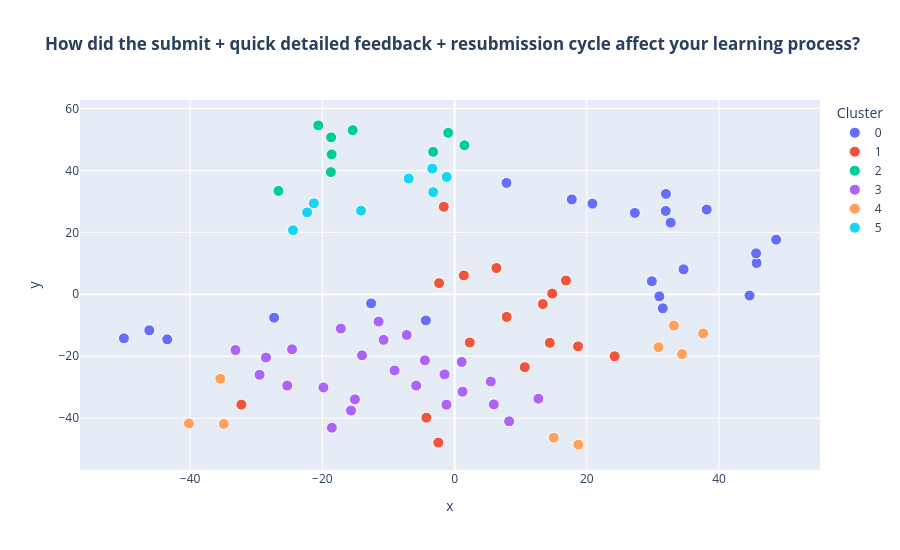
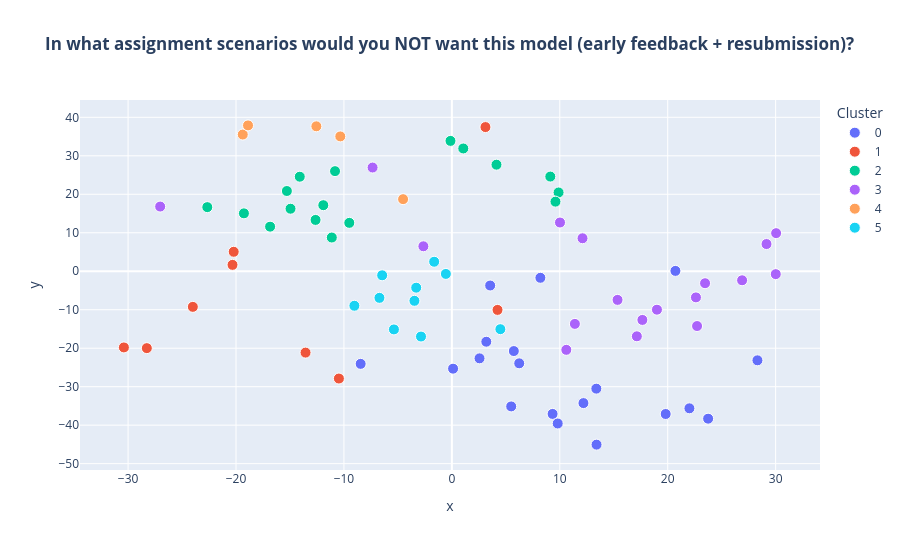
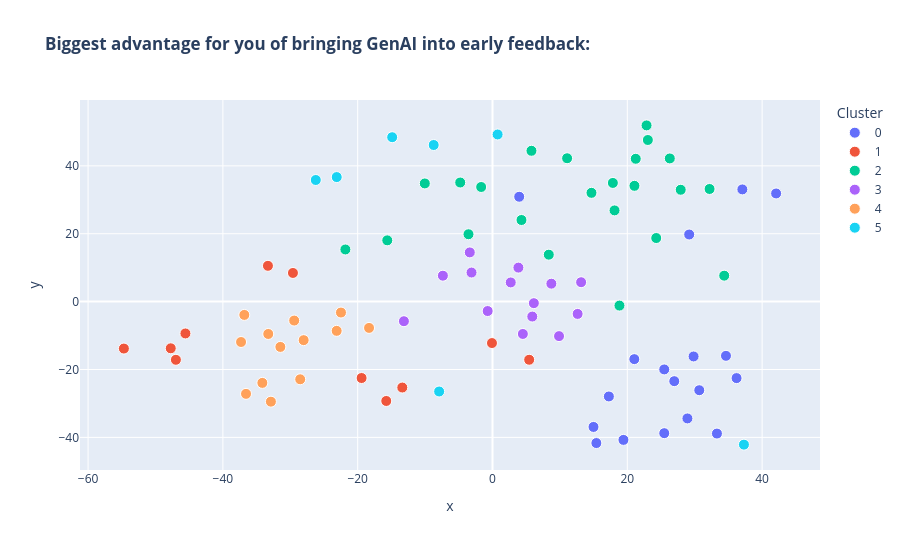
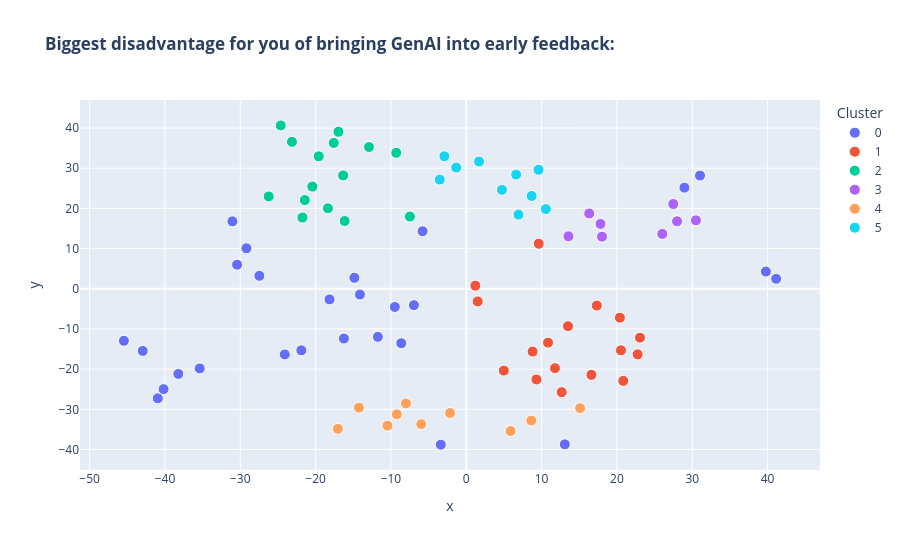

These figures' notebook cell, in order:
### Code cell
# If needed:
# !pip install -q sentence-transformers scikit-learn plotly

import numpy as np
import pandas as pd
import plotly.express as px
from textwrap import fill
from html import escape
from sentence_transformers import SentenceTransformer
from sklearn.cluster import AgglomerativeClustering
from sklearn.manifold import TSNE
from sklearn.feature_extraction.text import CountVectorizer
from sklearn.metrics.pairwise import cosine_similarity
from sklearn.feature_extraction.text import CountVectorizer, TfidfVectorizer

from urllib3.exceptions import NotOpenSSLWarning
import warnings
import re
warnings.resetwarnings()
warnings.filterwarnings(
    "ignore",
    category=RuntimeWarning,
    module=r"sklearn\.utils\.extmath"
)
warnings.filterwarnings("ignore", category=NotOpenSSLWarning)


# ---------- 1) Open-ended columns ----------
open_ended_cols = [
    "How did the submit + quick detailed feedback + resubmission cycle affect your learning process?",
    "In what assignment scenarios would you NOT want this model (early feedback + resubmission)?",
    "Biggest advantage for you of bringing GenAI into early feedback:",
    "Biggest disadvantage for you of bringing GenAI into early feedback:",
    # "One concrete change you recommend for the next milestone feedback process:",
    "What else would you like to share with the instructor and TAs on this topic?"
]

sentence_model = SentenceTransformer("all-MiniLM-L6-v2")


def analyze_open_ended(question_col, min_chars=12):
    s = df_share[question_col].dropna().astype(str).str.strip()
    s = s[s.str.len() >= min_chars]
    docs = s.tolist()
    docs = pd.Series(docs).dropna().astype(str).str.strip()
    docs = docs[docs.str.len() >= 5].drop_duplicates().tolist()


    print("\n" + "=" * 90)
    print(question_col)
    print(f"Usable responses: {len(docs)}")

    if len(docs) < 8:
        print("Too few responses for stable clustering/visualization. Skipping.")
        return

    # Embeddings
    emb = sentence_model.encode(
        docs,
        show_progress_bar=False,
        convert_to_numpy=True,
        normalize_embeddings=True
    ).astype(np.float32)
    emb = np.ascontiguousarray(emb, dtype=np.float32)
    emb = np.nan_to_num(emb, nan=0.0, posinf=1.0, neginf=-1.0)
    perplexity = max(2, min(8, len(emb) - 1))

    # Agglomerative clusters
    n_clusters = min(6, max(2, int(np.sqrt(len(docs) / 2))))
    labels = AgglomerativeClustering(n_clusters=n_clusters, linkage="ward").fit_predict(emb)

    # t-SNE
    tsne = TSNE(
        n_components=2,
        random_state=42,
        perplexity=perplexity,
        init="random",
        learning_rate="auto",
        metric="euclidean",
        method="exact",
        max_iter=2000
    )
    xy = tsne.fit_transform(emb)

    plot_df = pd.DataFrame({
        "x": xy[:, 0],
        "y": xy[:, 1],
        "cluster": labels.astype(str),
        "doc_num": [f"Resp {i+1}" for i in range(len(docs))],
        "document": docs,
        "wrapped_doc": [fill(d, width=60).replace("\n", "<br>") for d in docs]
    }).sort_values("cluster")

    fig = px.scatter(
        plot_df,
        x="x",
        y="y",
        color="cluster",
        custom_data=["doc_num", "wrapped_doc", "cluster"],
        # title=f"t-SNE + Agglomerative: {question_col}",
        title=f"<b>{question_col}</b>",
        labels={"cluster": "Cluster"},
        category_orders={"cluster": [str(i) for i in range(n_clusters)]}
    )

    fig.update_traces(
        marker=dict(size=11, line=dict(width=1, color="white")),
        hovertemplate="<b>%{customdata[0]}</b><br>"
                      "Cluster: %{customdata[2]}<br><br>"
                      "%{customdata[1]}<br>"
                      "<extra></extra>"
    )
    fig.update_layout(width=900, height=550, hoverlabel=dict(align="left"))
    fig.show()

    # Cluster size summary
    size_df = (
        pd.Series(labels, name="cluster")
        .value_counts()
        .sort_index()
        .rename_axis("cluster")
        .reset_index(name="count")
    )
    size_df["pct"] = (size_df["count"] / size_df["count"].sum() * 100).round(1)
    display(size_df)

    # Cluster-unique clause mining (contrastive semantic scoring)
    # We extract sub-sentences and score each clause by how much closer it is to its
    # own cluster than to other clusters.
    clause_records = []
    split_pattern = re.compile(r"(?<=[.!?;:])\s+|\n+")

    for doc_i, text in enumerate(docs):
        parts = [p.strip(" -\t") for p in split_pattern.split(text)]
        for part in parts:
            if len(part) < 20:
                continue
            norm = re.sub(r"\s+", " ", part.lower()).strip()
            clause_records.append({
                "cluster": int(labels[doc_i]),
                "doc_idx": doc_i,
                "clause": part,
                "norm": norm,
            })

    clause_df = pd.DataFrame(clause_records)

    # Build cluster centroids from response embeddings (already normalized embeddings).
    cluster_ids = sorted(set(int(c) for c in labels))
    centroid_map = {}
    for c in cluster_ids:
        idx = np.where(labels == c)[0]
        if len(idx) == 0:
            continue
        v = emb[idx].mean(axis=0)
        v = v / (np.linalg.norm(v) + 1e-12)
        centroid_map[c] = v

    cluster_top_unique_clauses = {c: [] for c in range(n_clusters)}
    ranking_rows = []

    if not clause_df.empty and centroid_map:
        clause_texts = clause_df["clause"].tolist()
        clause_emb = sentence_model.encode(
            clause_texts,
            show_progress_bar=False,
            convert_to_numpy=True,
            normalize_embeddings=True,
        ).astype(np.float64)
        clause_emb = np.ascontiguousarray(np.nan_to_num(clause_emb, nan=0.0, posinf=1.0, neginf=-1.0))

        centroid_ids = sorted(centroid_map.keys())
        centroid_mat = np.vstack([centroid_map[c] for c in centroid_ids]).astype(np.float64)
        centroid_mat = np.ascontiguousarray(np.nan_to_num(centroid_mat, nan=0.0, posinf=1.0, neginf=-1.0))

        # Stable cosine similarity without direct matrix-multiplication on this environment.
        clause_norm = np.linalg.norm(clause_emb, axis=1, keepdims=True)
        centroid_norm = np.linalg.norm(centroid_mat, axis=1, keepdims=True)
        clause_norm[~np.isfinite(clause_norm) | (clause_norm == 0)] = 1.0
        centroid_norm[~np.isfinite(centroid_norm) | (centroid_norm == 0)] = 1.0
        clause_emb = clause_emb / clause_norm
        centroid_mat = centroid_mat / centroid_norm

        sim_cols = [np.sum(clause_emb * centroid_mat[j], axis=1) for j in range(centroid_mat.shape[0])]
        sim_mat = np.column_stack(sim_cols).astype(np.float32)
        sim_mat = np.nan_to_num(sim_mat, nan=0.0, posinf=1.0, neginf=-1.0)

        centroid_col = {c: i for i, c in enumerate(centroid_ids)}

        own_col = clause_df["cluster"].map(centroid_col).to_numpy()
        own_sim = sim_mat[np.arange(len(clause_df)), own_col]

        max_other = np.empty(len(clause_df), dtype=np.float32)
        for i in range(len(clause_df)):
            row = sim_mat[i]
            j = own_col[i]
            if row.shape[0] <= 1:
                max_other[i] = -1.0
            else:
                max_other[i] = np.max(np.delete(row, j))

        clause_df["own_sim"] = own_sim
        clause_df["contrast"] = own_sim - max_other

        # Aggregate near-duplicate clauses inside each cluster.
        agg = (
            clause_df.groupby(["cluster", "norm"], as_index=False)
            .agg(
                clause=("clause", "first"),
                support=("doc_idx", "nunique"),
                mean_contrast=("contrast", "mean"),
                mean_own_sim=("own_sim", "mean"),
            )
        )
        agg["score"] = agg["mean_contrast"] + 0.04 * agg["support"]

        for c in range(n_clusters):
            idx = np.where(labels == c)[0]
            if len(idx) == 0:
                continue

            sub = agg[agg["cluster"] == c].copy()
            # Prefer phrases that appear in multiple responses; fallback if needed.
            sub2 = sub[sub["support"] >= 2].copy()
            if sub2.empty:
                sub2 = sub

            sub2 = sub2.sort_values(
                ["score", "mean_contrast", "support", "mean_own_sim"],
                ascending=False,
            )

            top_clauses = sub2["clause"].head(6).tolist()
            cluster_top_unique_clauses[c] = top_clauses

            for rank, clause in enumerate(top_clauses, start=1):
                ranking_rows.append({
                    "cluster": c,
                    "ranking": rank,
                    "top_unique_clause": clause,
                })

    ranking_df = pd.DataFrame(
        ranking_rows,
        columns=["cluster", "ranking", "top_unique_clause"],
    ).sort_values(["cluster", "ranking"])
    palette_rank = ["#E8F1FB", "#EAF7EA", "#FFF4E5", "#FDEBEC", "#EEF2FF", "#F2F2F2"]
    cluster_to_color_rank = {c: palette_rank[int(c) % len(palette_rank)] for c in sorted(ranking_df["cluster"].unique())}

    def color_rank_row(row):
        color = cluster_to_color_rank.get(row["cluster"], "#FFFFFF")
        return [f"background-color: {color}"] * len(row)

    display(
        ranking_df.style
        .apply(color_rank_row, axis=1)
        .set_properties(
            subset=["top_unique_clause"],
            **{
                "min-width": "200px",
                "max-width": "500px",
                "white-space": "normal",
                "text-align": "left",
            }
        )
    )

    # Representative responses (closest to each cluster mean embedding)
    rep_rows = []
    for c in range(n_clusters):
        idx = np.where(labels == c)[0]
        if len(idx) == 0:
            continue

        # Compute a pseudo-centroid for this cluster and rank by cosine similarity.
        cluster_emb = emb[idx]
        centroid = cluster_emb.mean(axis=0, keepdims=True)
        sims = cosine_similarity(cluster_emb, centroid).ravel()
        top_local = np.argsort(sims)[::-1][:3]  # top 3 per cluster

        for rank, local_i in enumerate(top_local, start=1):
            global_i = idx[local_i]
            rep_rows.append({
                "cluster": c,
                "rank_in_cluster": rank,
                "response": docs[global_i]
            })

    rep_df = pd.DataFrame(rep_rows).sort_values(["cluster", "rank_in_cluster"]).copy()
    # rep_df["top_unique_clauses"] = rep_df["cluster"].map(lambda c: " || ".join(cluster_top_unique_clauses.get(c, [])[:4]))

    def bold_terms_in_text(text, terms):
        safe = escape(str(text))
        # Match longer phrases first to avoid partial overlaps.
        ordered_terms = sorted({t for t in terms if t}, key=len, reverse=True)
        for term in ordered_terms:
            safe_term = escape(term)
            pattern = re.compile(rf"(?i)({re.escape(safe_term)})")
            safe = pattern.sub(r"<b>\1</b>", safe)
        return safe

    rep_df["response"] = rep_df.apply(
        lambda r: bold_terms_in_text(r["response"], cluster_top_unique_clauses.get(r["cluster"], [])),
        axis=1,
    )

    # Color rows by cluster for quicker scanning.
    palette = ["#E8F1FB", "#EAF7EA", "#FFF4E5", "#FDEBEC", "#EEF2FF", "#F2F2F2"]
    cluster_to_color = {c: palette[int(c) % len(palette)] for c in sorted(rep_df["cluster"].unique())}

    def color_row(row):
        color = cluster_to_color.get(row["cluster"], "#FFFFFF")
        return [f"background-color: {color}"] * len(row)

    display(
        rep_df.style
        .apply(color_row, axis=1)
        .format({"response": lambda x: x}, escape=None)
        .set_properties(
            subset=["response"],
            **{"white-space": "normal", "text-align": "left", "max-width": "900px"}
        )
    )


# ---------- 2) Run all open-ended questions ----------
for col in open_ended_cols:
    analyze_open_ended(col)
